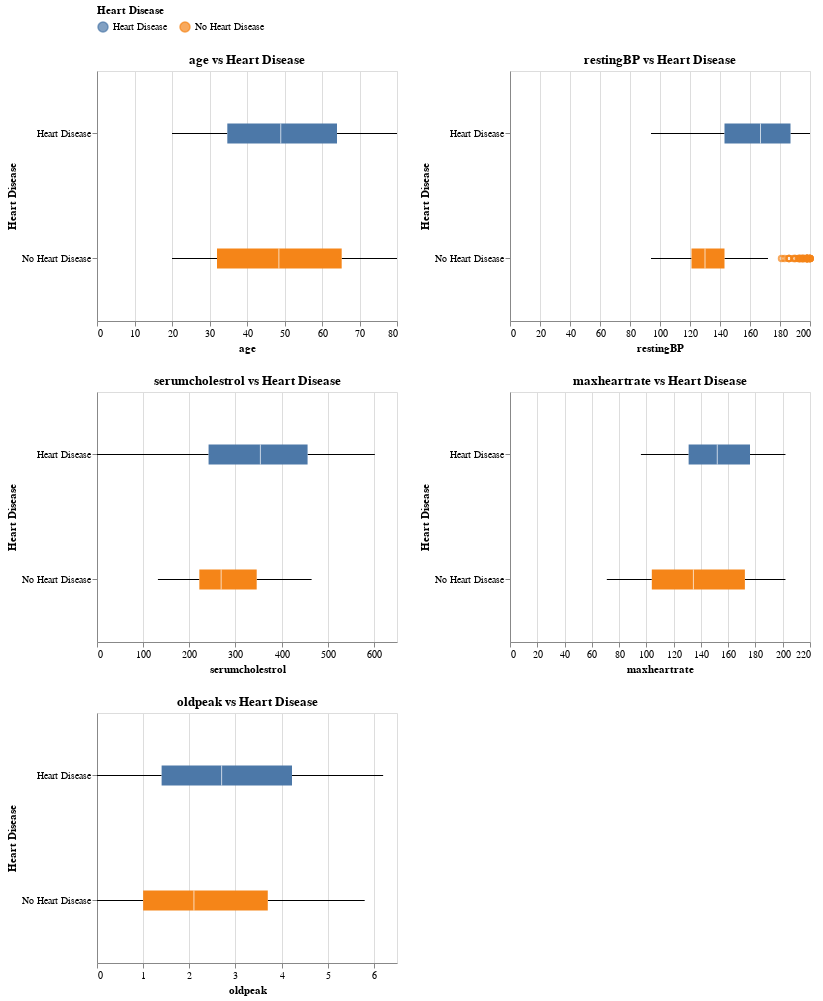

Here is the notebook cell this chart was saved with:
### Markdown cell above
#### Boxplots of Numerical Features vs Target

Boxplots compare each numerical feature across the two target classes. They reveal patterns or differences, for example, whether higher blood pressure or older age is more common among patients with heart disease.

The boxplots show how people with heart disease differ from those without it. From the age chart, people with heart disease are generally older, while younger people mostly fall in the no heart disease group. For resting blood pressure, those with heart disease tend to have slightly higher values, showing that high blood pressure may be linked to heart disease. Although there are outliers for no heart disease, this means that some individuals have high blood pressure but do not have heart disease. The boxplot for serum cholesterol shows that the cholesterol levels are a bit higher and more spread out among people who have heart disease. The maximum heart rate chart shows that people without heart disease reach higher heart rates, while those with heart disease have lower maximum heart rates. This usually means their heart cannot handle as much physical stress. Oldpeak is higher in people with heart disease, which means their heart experiences more stress changes.

### Code cell
train_df['label'] = train_df['target'].map({0: 'No Heart Disease', 1: 'Heart Disease'})

charts = []

for col in num_cols:
    chart = alt.Chart(train_df).mark_boxplot(size=20).encode(
        x=alt.X(f'{col}:Q', title=col),
        y=alt.Y('label:N', title='Heart Disease'),
        color=alt.Color('label:N', title='Heart Disease')
    ).properties(
        title=f'{col} vs Heart Disease',
        width=300,
        height=250)
    charts.append(chart)

rows = []
for i in range(0, len(charts), 2):
    row_charts = charts[i:i+2]
    row = alt.hconcat(*row_charts)
    rows.append(row)

final_chart = alt.vconcat(*rows).configure_legend(
    orient='top')

final_chart

### Figure 1 — Vega-Lite specification as saved in the notebook (floating-point values rounded to 4 significant figures; data arrays with more than 128 entries replaced by an {"elided": "..."} marker saying what was removed)
{"config": {"view": {"continuousWidth": 300, "continuousHeight": 300}, "legend": {"orient": "top"}}, "vconcat": [{"hconcat": [{"mark": {"type": "boxplot", "size": 20}, "encoding": {"color": {"field": "label", "title": "Heart Disease", "type": "nominal"}, "x": {"field": "age", "title": "age", "type": "quantitative"}, "y": {"field": "label", "title": "Heart Disease", "type": "nominal"}}, "height": 250, "title": "age vs Heart Disease", "width": 300}, {"mark": {"type": "boxplot", "size": 20}, "encoding": {"color": {"field": "label", "title": "Heart Disease", "type": "nominal"}, "x": {"field": "restingBP", "title": "restingBP", "type": "quantitative"}, "y": {"field": "label", "title": "Heart Disease", "type": "nominal"}}, "height": 250, "title": "restingBP vs Heart Disease", "width": 300}]}, {"hconcat": [{"mark": {"type": "boxplot", "size": 20}, "encoding": {"color": {"field": "label", "title": "Heart Disease", "type": "nominal"}, "x": {"field": "serumcholestrol", "title": "serumcholestrol", "type": "quantitative"}, "y": {"field": "label", "title": "Heart Disease", "type": "nominal"}}, "height": 250, "title": "serumcholestrol vs Heart Disease", "width": 300}, {"mark": {"type": "boxplot", "size": 20}, "encoding": {"color": {"field": "label", "title": "Heart Disease", "type": "nominal"}, "x": {"field": "maxheartrate", "title": "maxheartrate", "type": "quantitative"}, "y": {"field": "label", "title": "Heart Disease", "type": "nominal"}}, "height": 250, "title": "maxheartrate vs Heart Disease", "width": 300}]}, {"hconcat": [{"mark": {"type": "boxplot", "size": 20}, "encoding": {"color": {"field": "label", "title": "Heart Disease", "type": "nominal"}, "x": {"field": "oldpeak", "title": "oldpeak", "type": "quantitative"}, "y": {"field": "label", "title": "Heart Disease", "type": "nominal"}}, "height": 250, "title": "oldpeak vs Heart Disease", "width": 300}]}], "data": {"name": "data-860cc10bb0f26e6f67b5eb80b331b429"}, "$schema": "https://vega.github.io/schema/vega-lite/v5.20.1.json", "datasets": {"data-860cc10bb0f26e6f67b5eb80b331b429": {"elided": "800 records"}}}
